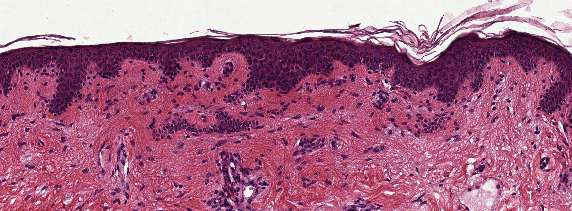
#> input picture SVM_img_segmentation/img/pelle1001R.PNG, 572 x 211 px
$ python -i funzioni.py   (imports and definitions only)   (older library calls are emulated)
#> lines starting #> are read from the running program, lines starting #| are printed output that depends on the picture
import imageio
import numpy as np
import scipy.ndimage as nd
import sklearn
from skimage.color import rgb2lab, rgba2rgb, rgb2hsv
from scipy.stats import entropy
from sklearn.metrics import matthews_corrcoef, confusion_matrix
from sklearn.svm import LinearSVC
import matplotlib.pyplot as plt

def _entropy(values):
    probabilities = np.bincount(values.astype(np.int)) / float(len(values))
    return entropy(probabilities)

def local_entropy(img, kernel_radius=2):
    """
    Calcolo dell'entropia per l'intorno di ogni pixel in
    un intorno specificato dal kernel.

    img: ndarray dell'immagine.
    kernel_radius: int, dimensione del kernel
    """
    return nd.generic_filter(img, _entropy, size=kernel_radius)


def image_to_data(img, size=13):
    """
    Genera ed associa attributi ad ogni pixel dell'immagine
    utilizzando vari filtri.

    Restituisce un dizionario di matrici. Ogni matrice è una feature/livello.

    img: str, il path ad un'immagine.
    size: int, la dimensione della finestra da utilizzare per i filtri.
    """
#> called with img = 'img/pelle1001R.PNG', size = 13

    # mettiamo tutti i layer/features in un dizionario
    layers = {}

    # apriamo immagine come matrice in RGB
    image_array = imageio.imread(img)
#> image_array is the input picture: shape (211, 572, 4); mean R, G, B, A 168.1, 103.3, 134.2, 255

    # ----- SPAZIO COLORE RGB -----
    if (img.split(".")[-1] in ["png", "PNG"]):
        image_array = rgba2rgb(image_array)
#> image_array: shape (211, 572, 3) float64

    # separiamo le componenti R, G, B
    R = image_array[..., 0]
    G = image_array[..., 1]
    B = image_array[..., 2]
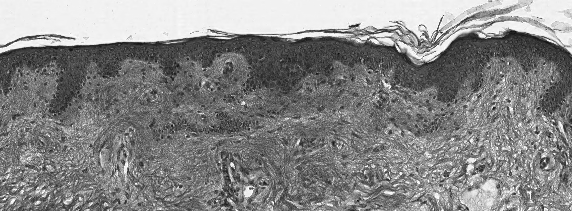
#> B: shape (211, 572) float64; min 0.0431, max 1, mean 0.526

    # normalizziamo i valori per restare
    # attorno all'intervallo -0.5, 0.5
    # Se abbiamo usato rgba2rgb non è necessario
    # dividere per 255
    #R = R / 255
    layers['R'] = R - 0.5
    #G = G / 255
    layers['G'] = G - 0.5
    #B = B / 255
    layers['B'] = B - 0.5

    # calcolo filtro mediano
    layers['R_mf'] = nd.median_filter(R, size=size)
    layers['G_mf'] = nd.median_filter(G, size=size)
    layers['B_mf'] = nd.median_filter(B, size=size)

    # edge detection
    # usiamo per il momento i parametri di default
    # e ci riserviamo in futuro la possibilità di
    # sperimentare con parametri diversi
    layers['R_edge'] = nd.sobel(R)
    layers['G_edge'] = nd.sobel(G)
    layers['B_edge'] = nd.sobel(B)

    # varianza
    mean_R = nd.uniform_filter(R, (size, size))
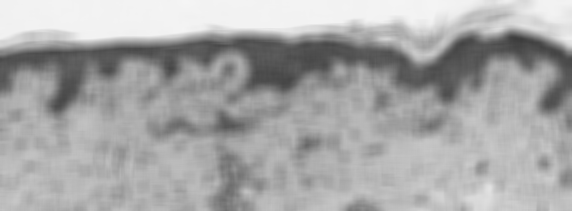
#> mean_R: shape (211, 572) float64; min 0.24, max 0.962, mean 0.659
    mean_G = nd.uniform_filter(G, (size, size))
    mean_B = nd.uniform_filter(B, (size, size))
    mean_sqr_R = nd.uniform_filter(R**2, (size, size))
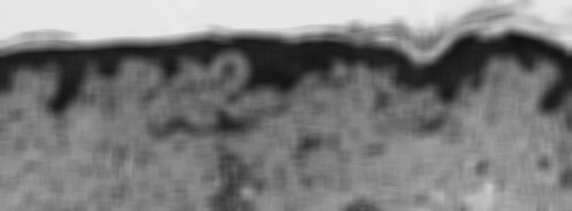
#> mean_sqr_R: shape (211, 572) float64; min 0.065, max 0.926, mean 0.488
    mean_sqr_G = nd.uniform_filter(G**2, (size, size))
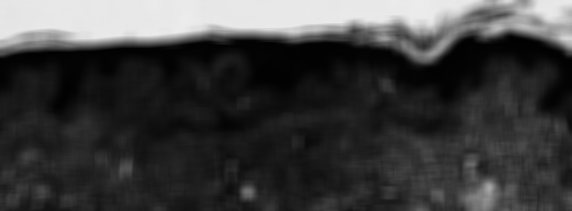
#> mean_sqr_G: shape (211, 572) float64; min 0.00593, max 0.928, mean 0.248
    mean_sqr_B = nd.uniform_filter(B**2, (size, size))

    layers['R_variance'] = mean_sqr_R - mean_R**2
    layers['G_variance'] = mean_sqr_G - mean_G**2
    layers['B_variance'] = mean_sqr_B - mean_B**2

    # ----- SPAZIO COLORE LAB -----

    image_array_lab = rgb2lab(image_array)
#> image_array_lab: shape (211, 572, 3) float64; mean of channels 0, 1, 2 51.5, 30.7, -5

    # separiamo le componenti L, a , b
    L = image_array_lab[..., 0]
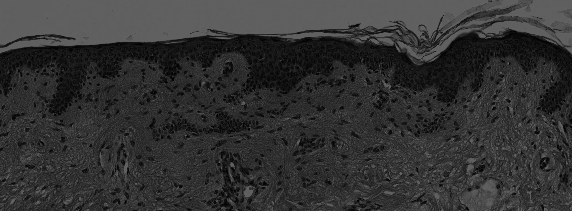
#> L: shape (211, 572) float64; min 1.22, max 100, mean 51.5
    a = image_array_lab[..., 1]
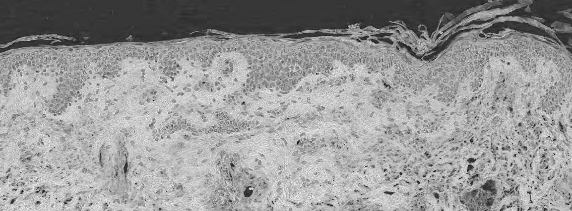
#> a: shape (211, 572) float64; min -18.19, max 63.09, mean 30.7; drawn with min black and max white
    b = image_array_lab[..., 2]
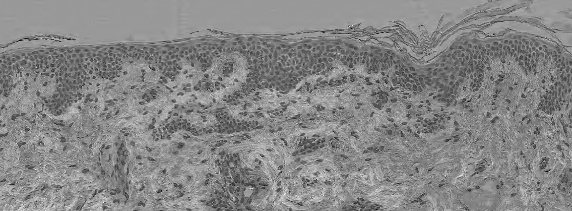
#> b: shape (211, 572) float64; min -48.31, max 33.92, mean -5; drawn with min black and max white

    # Sfruttiamo la componente L per calcolare
    # un filtro entropia
    layers["entropy"] = local_entropy(L, kernel_radius=size)

    # Normalizzo l'entropia dividendo per il massimo valore
    # di entropia possibile su un segnale lungo size*size
    # con 100 simboli a disposizione
    # questo calcolo del massimo per cui dividere è valido solo
    # per una finestra con un massimo di 200 pixel
    signal_size = size**2
    if signal_size > 100:
        max_ent = entropy(list(range(100)) + [i for i in range(signal_size - 100)])
    else:
        max_ent = entropy(list(range(signal_size)))
    layers["entropy"] = ( layers["entropy"] / max_ent ) - 0.5

    # normalizziamo i valori per restare
    # attorno all'intervallo -0.5, 0.5
    # L va da 0 a 100
    # a e b vanno da -120 a +120
    L = L / 100
    layers['L'] = L - 0.5
    layers['a'] = a / 240
    layers['b'] = b / 240

    # calcolo filtro mediano
    layers['L_mf'] = nd.median_filter(L, size=size)
    layers['a_mf'] = nd.median_filter(a, size=size)
    layers['b_mf'] = nd.median_filter(b, size=size)

    # edge detection
    # usiamo per il momento i parametri di default
    # e ci riserviamo in futuro la possibilità di
    # sperimentare con parametri diversi
    layers['L_edge'] = nd.sobel(L)
    layers['a_edge'] = nd.sobel(a)
    layers['b_edge'] = nd.sobel(b)

    # varianza
    mean_L = nd.uniform_filter(L, (size, size))
    mean_a = nd.uniform_filter(a, (size, size))
    mean_b = nd.uniform_filter(b, (size, size))
    mean_sqr_L = nd.uniform_filter(L**2, (size, size))
    mean_sqr_a = nd.uniform_filter(a**2, (size, size))
    mean_sqr_b = nd.uniform_filter(b**2, (size, size))

    layers['L_variance'] = mean_sqr_L - mean_L**2
    layers['a_variance'] = mean_sqr_a - mean_a**2
    layers['b_variance'] = mean_sqr_b - mean_b**2

    # ----- SPAZIO COLORE HSV -----

    image_array_hsv = rgb2hsv(image_array)

    # separiamo le componenti H, S, V
    h = image_array_hsv[..., 0]
    s = image_array_hsv[..., 1]
    v = image_array_hsv[..., 2]

    # normalizziamo i valori per restare
    # attorno all'intervallo -0.5, 0.5
    h = h / 360
    layers['h'] = h - 0.5
    layers['hsv_sin'] = np.sin(h*2*np.pi)*s*v
    layers['hsv_cos'] = np.cos(h*2*np.pi)*s*v
    layers['s'] = s - 0.5
    layers['v'] = v - 0.5

    # calcolo filtro mediano
    layers['h_mf'] = nd.median_filter(h, size=size)
    layers['s_mf'] = nd.median_filter(s, size=size)
    layers['v_mf'] = nd.median_filter(v, size=size)

    # edge detection
    # usiamo per il momento i parametri di default
    # e ci riserviamo in futuro la possibilità di
    # sperimentare con parametri diversi
    layers['h_edge'] = nd.sobel(h)
    layers['s_edge'] = nd.sobel(s)
    layers['v_edge'] = nd.sobel(v)

    # varianza
    mean_h = nd.uniform_filter(h, (size, size))
    mean_s = nd.uniform_filter(s, (size, size))
    mean_v = nd.uniform_filter(v, (size, size))
    mean_sqr_h = nd.uniform_filter(h**2, (size, size))
    mean_sqr_s = nd.uniform_filter(s**2, (size, size))
    mean_sqr_v = nd.uniform_filter(v**2, (size, size))

    layers['h_variance'] = mean_sqr_h - mean_h**2
    layers['s_variance'] = mean_sqr_s - mean_s**2
    layers['v_variance'] = mean_sqr_v - mean_v**2

    return layers


# [309 lines left out: functions pixel_to_class, colimage_to_classes, class_to_pixel, classes_to_colimage, moda, postprocessing_classes and 4 more, not called in this run]

#> (the run stopped early here; a loop or call above may not have finished)
